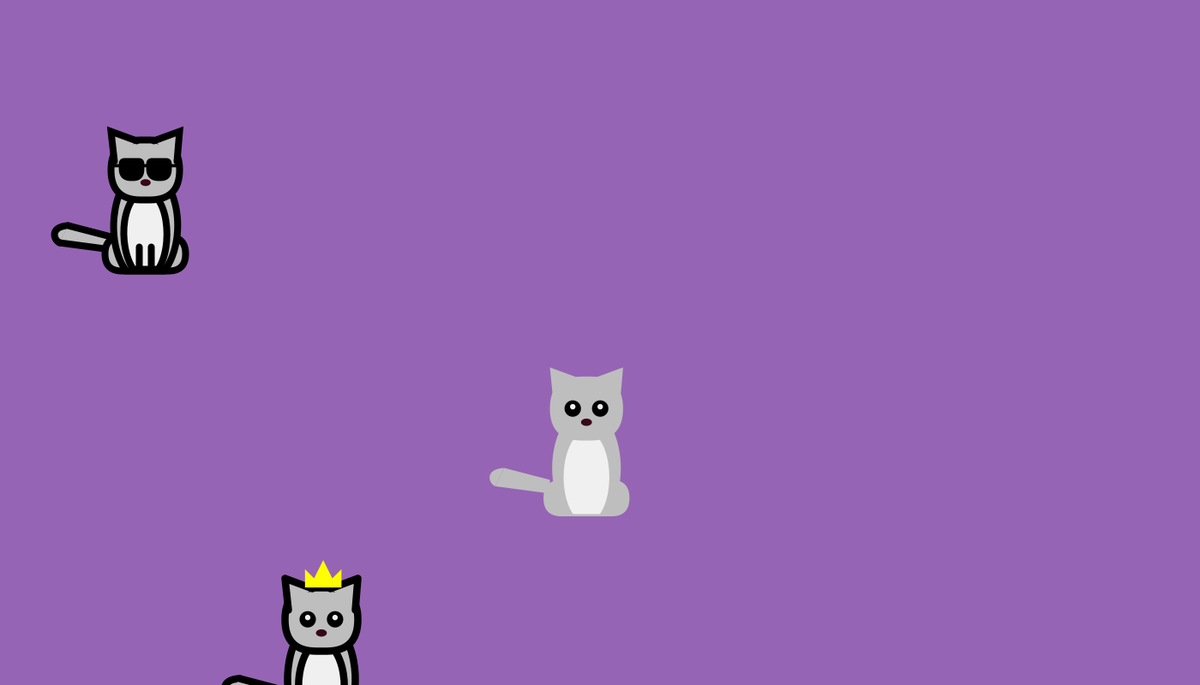
Frame 1 (no input)
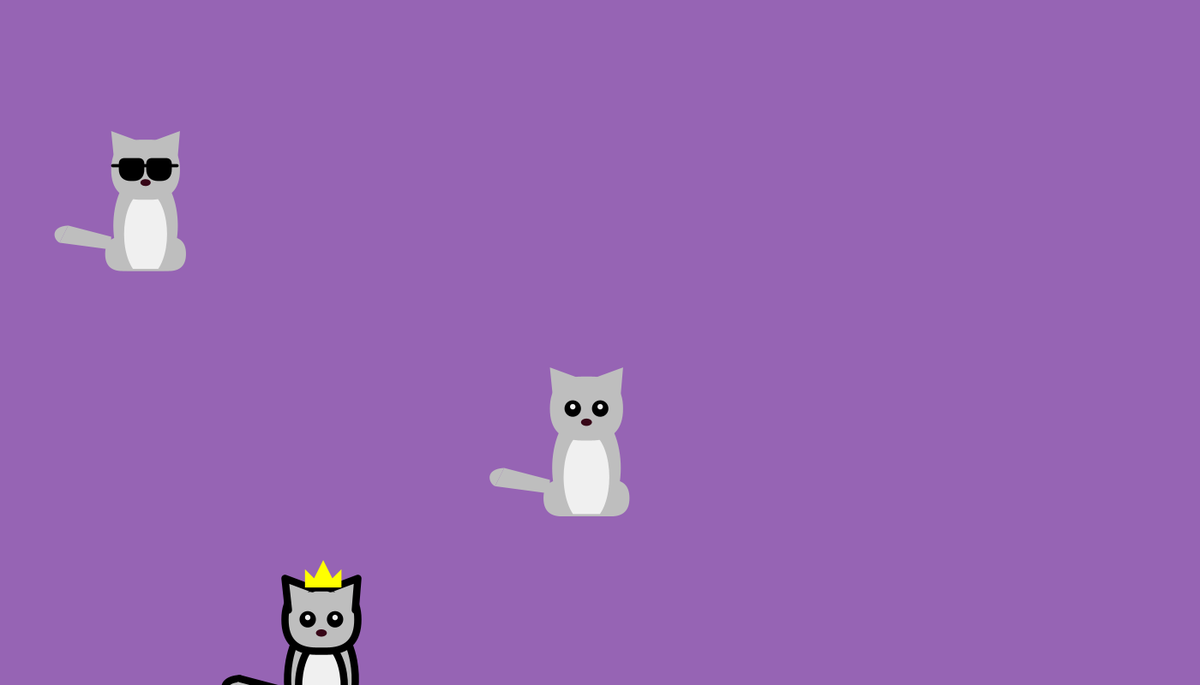
Frame 60 (the mouse pressed at the canvas centre just before this capture)
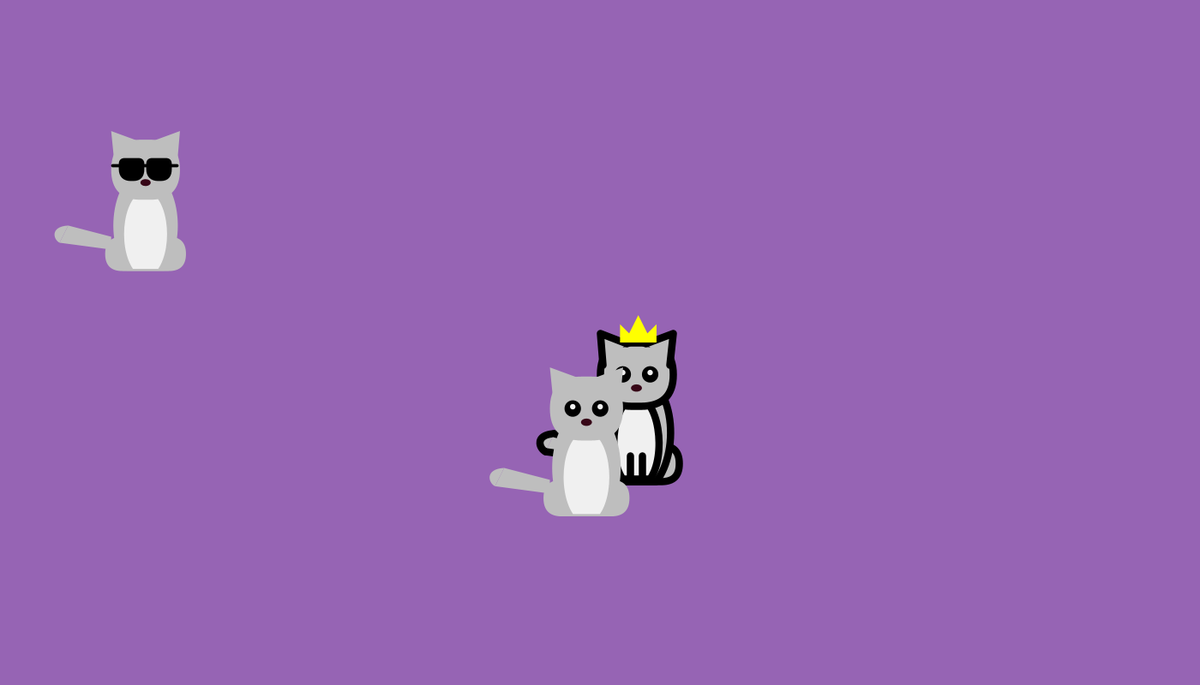
Frame 120 (the mouse held since frame 60 and released just before this capture)

The Processing sketch that drew these frames (run headless with seeded random() and noise(); from frame 60 on, the mouse is pressed at the canvas centre):

// Processing sketch: HOME_WORK_13_WITH_CAT
// ── HOME_WORK_13_WITH_CAT.pde
catcat cc;
crowncrown crcr;
glassglass glgl;
void setup() {
  size(1400, 800);
  cc = new catcat();
  crcr = new crowncrown();
  cc = new catcat();
  glgl = new glassglass();
}
void draw() {
  background(150, 100, 180);
  glgl.glass();
  crcr.hat();
  cc.cat();
}
void mousePressed() {
  crcr.x = mouseX;
  crcr.y = mouseY;
}
void keyPressed() {   // sprint 2
  if (key == 'a') glgl.x -= 30;
  else if (key == 'd') glgl.x += 30;
  else if (key == 's') glgl.y += 30;
  else if (key == 'w') glgl.y -= 30;
  else if (key == 't') {
    cc.x = width /2.15 ;
    cc.y = height/6;
  } else if (key == 'y') {
    cc.x = width /1.15 ;
    cc.y = height/3.25;
    
  } else if (key == 'r') {
    cc.x = width /7 ;
    cc.y = height/2.2;
  
  } else if (key == 'g') {
    cc.x = width /2.15 ;
    cc.y = height/1.5;
   
  } else if (key == 'b') {
    glgl.d += 10;
  }else if (key == 'i') {
    glgl.d -= 10;
  } else if (key == 'c'){
    stroke (255);
  }

  if (key == CODED) {
    if (keyCode == LEFT) {
      glgl.x -= 30;
    } else if (keyCode == RIGHT) {
      glgl.x += 30;
    } else if (keyCode == DOWN) {
      glgl.y += 30;
    } else if (keyCode == UP) {
      glgl.y -= 30;
    }
  }
}

// ── cat.pde
class catcat {
  catcat() {
    x = random(width);
    y = random(height);
    d = random(100, 120);
  }
  catcat(float a, float b, float c ) {
    x = a ; 
    y = b ; 
    d = c ;
  }
  float x, y, d;
  void cat() {
    fill(190);
    strokeWeight(d*0.08);
    //tight
    curve ( x+d*0.7, y+1.13*d, x-d*0.5, y+1.0*d, x-d*0.6, y+1.2*d, x-d*0.07, y+1.2*d );
    beginShape();
    vertex(x-d*0.5, y+1.0*d );
    vertex(x, y+1.13*d );
    vertex(x, y+1.28*d );
    vertex(x-d*0.6, y+1.20*d );
    endShape ();
    //leg
    rect ( x-d*0.07, y+1.13*d, d*0.94, d*0.4, d*0.8);
    //body
    arc (x+0.4*d, y+d, 0.75*d, 1.3*d, 0.7*PI, 2.3*PI, CLOSE );
    fill (240);
    arc (x+0.4*d, y+1.1*d, 0.5*d, d, 0.7*PI, 2.3*PI, CLOSE );
    //LINE
    line ( x+0.33*d, y+1.25*d, x+0.33*d, y+1.5*d );
    line ( x+0.47*d, y+1.25*d, x+0.47*d, y+1.5*d );
    //face
    fill(190);
    rect (x, y, d*0.8, d*0.7, d*2.9, d*2.9, d*0.9, d*0.9 );
    //left ear
    beginShape();
    vertex (x+ 0.035*d, y+0.25*d);
    vertex (x, y-0.1*d);
    vertex (x+0.3*d, y+0.01*d);
    endShape();
    //right ear
    beginShape();
    vertex (x+ 0.77*d, y+0.25*d);
    vertex (x+ 0.8*d, y-0.1*d);
    vertex (x+0.5*d, y+0.01*d);
    endShape();
    //eye
    fill (0);
    noStroke ();
    circle ( x+d*0.25, y+d*0.35, d*0.18 );
    circle ( x+d*0.55, y+d*0.35, d*0.18 );
    //white
    fill (240);
    circle ( x+d*0.25, y+d*0.33, d*0.06 );
    circle ( x+d*0.55, y+d*0.33, d*0.06 );
    //nose
    fill (#370617);
    ellipse ( x+d*0.4, y+d*0.5, d*0.12, d*0.08 );
  }
  }

// ── glasses.pde
class glassglass extends catcat {
  glassglass () {
    super();
  }
  glassglass(float a, float b, float c) {
    super(a, b, c);
  }
  void glass() {
    cat();
    fill(0,0,0);
    float xx, yy;
    xx = x+0.42*d;
    yy = y+0.35*d;
    stroke(0);
    strokeJoin (ROUND);
    strokeWeight (d*0.038);

    rect (xx+0.01*d, yy-0.12*d, 0.26*d, 0.23*d, 0.05*d, 0.05*d, 0.15*d, 0.15*d);
    rect (xx-0.31*d, yy-0.12*d, 0.26*d, 0.23*d, 0.05*d, 0.05*d, 0.15*d, 0.15*d);
    line (xx-0.40*d, yy-0.05*d,xx+0.35*d, yy-0.05*d);
  }
}

// ── hat.pde
class crowncrown extends catcat{
  crowncrown (){ super(); }
  crowncrown(float a, float b, float c){
    super(a,b,c);
  }
  void hat(){
    cat();
    fill(255,255,0);
    float xx, yy;
    xx = x+0.42*d;
    yy = y;
    beginShape();
    vertex(xx+0.2*d,yy);
    vertex(xx+0.2*d,yy-0.2*d);
    vertex(xx+0.1*d,yy-0.1*d);
    vertex(xx,yy-0.3*d);
    vertex(xx-0.1*d,yy-0.1*d);
    vertex(xx-0.2*d,yy-0.2*d);
    vertex(xx-0.2*d,yy);
    endShape();
  }
}
